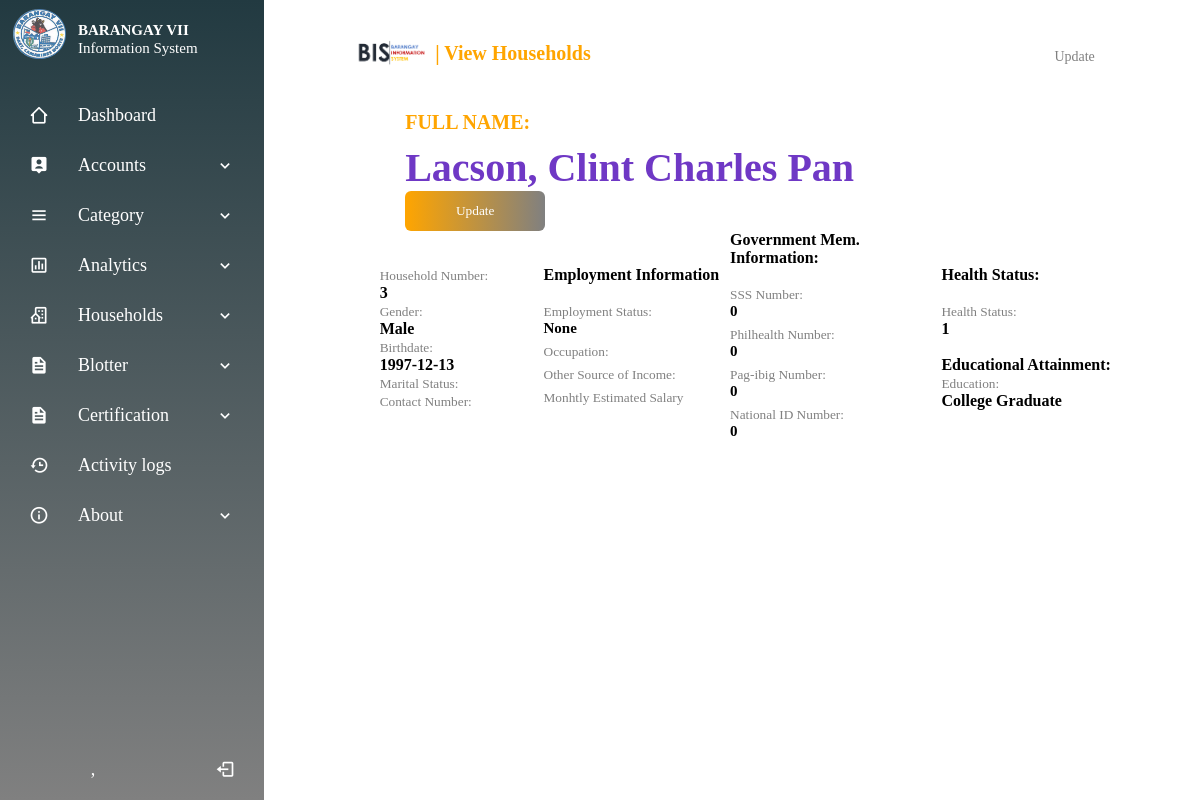
Page /viewresident.php?id=8 on the committed database.
### tables this page shows
CREATE TABLE `residents` (
  `id` int(10) NOT NULL,
  `householdid` int(15) NOT NULL,
  `purok` int(10) NOT NULL,
  `lname` varchar(50) NOT NULL,
  `fname` varchar(50) NOT NULL,
  `mname` varchar(50) NOT NULL,
  `ext` varchar(50) NOT NULL,
  `birthdate` varchar(50) NOT NULL,
  `gender` varchar(50) NOT NULL,
  `employstat` varchar(50) NOT NULL,
  `occupation` varchar(50) NOT NULL,
  `osi` varchar(50) NOT NULL,
  `salary` varchar(50) NOT NULL,
  `healthstat` varchar(50) NOT NULL,
  `maritalstatus` varchar(50) NOT NULL,
  `sss` varchar(50) NOT NULL,
  `philheath` varchar(50) NOT NULL,
  `pagibig` varchar(50) NOT NULL,
  `naid` varchar(50) NOT NULL,
  `contactno` varchar(50) NOT NULL,
  `education` varchar(50) NOT NULL,
  `role` varchar(50) NOT NULL,
  `position` varchar(50) NOT NULL
);

### viewresident.php (the view, shortened to what this page needs)
<!DOCTYPE html>
<html lang="en">
<head>
    <link rel="stylesheet" href="css/viewuser.css">
    <link rel="stylesheet" href="css/allmaster.css">
    <link rel="stylesheet" href="css/font.css">
</head>
<?php
    require('configOne.php');
        $id=$_REQUEST['id'];
        $query = "SELECT * from residents where id='".$id."'";
        $result = mysqli_query($conn, $query) or die ($mysqli_error());
        $row = mysqli_fetch_assoc($result);
?>
<body>
    <?php include 'navigation.php' ?>
    <section class="home-section">
    <div class="container">
        <div class="navbar">
            <img src="css/images/SystemLogo.png" class="logo"> <h3> | View Households</h3>
                <navList>
                    <ulist id="menuList">
                        <list><a href="editdhouseholds.php?id=<?php echo $row['id']; ?>">Update</a></list>
                    </ulist>
                </navList>
        </div>
        <div class="row">
            <div class="col-1">
                <h3>Full Name:</h3>
                <h2><?php echo $row['lname']; ?>, <?php echo $row['fname']; ?> <?php echo $row['mname']; ?></h2>
                <button type="button"><a href="addresident.php?id=<?php echo $row['id']; ?>">Update</a><img src="css/images/arrow.png"></button>
            </div>
        </div>
        <div class="row">
            <div class="col-2">
                <div class="details">
                    <small>Household Number:</small>
                    <h4><?php echo $row['householdid']; ?></h4>
                    <small>Gender:</small>
                    <h4><?php echo $row['gender']; ?></h4>
                    <small>Birthdate:</small>
                    <h4><?php echo $row['birthdate']; ?></h4>
                    <small>Marital Status:</small>
                    <small>Contact Number:</small>
                </div>
            </div>
            <div class="col-2">
                    <div class="details">
                       <h4>Employment Information</h4><br>
                        <small>Employment Status:</small>
                        <p><?php echo $row['employstat']; ?></p>
                        <small>Occupation:</small>
                        <small>Other Source of Income:</small>
                        <small>Monhtly Estimated Salary</small>
                    </div>
            </div>
            <div class="col-2">
                    <div class="details">
                    <h4>Government Mem. Information:</h4><br>
                    <small>SSS Number:</small>
                    <p><?php echo $row['sss']; ?></p>
                    <small>Philhealth Number:</small>
                    <p><?php echo $row['philheath']; ?></p>
                    <small>Pag-ibig Number:</small>
                    <p><?php echo $row['pagibig']; ?></p>
                    <small>National ID Number:</small>
                    <p><?php echo $row['naid']; ?></p>
                    </div>
            </div>
            <div class="col-2">
                    <div class="details">
                    <h4>Health Status:</h4><br>
                    <small>Health Status:</small>
                    <h4><?php echo $row['healthstat']; ?></h4><br>
                    <h4>Educational Attainment:</h4>
                    <small>Education:</small>
                    <h4><?php echo $row['education']; ?></h4>
                    </div>
            </div>
        </div>
    </div>
    </section>
</body>
</html>

### css/viewuser.css (style rules this page uses)
body { margin: 0; padding: 0; font-family: outfit; box-sizing: border-box; }
.container { width: 100%; min-height: 100vh; padding-left: 8%; padding-right: 8%; box-sizing: border-box; overflow:hidden; }
.navbar { width: 100%; display: flex; align-items: center; }
.navbar h3 { font-size: 20px; font-weight: bold; color:orange; margin: 10px 0 5px; text-transform: capitalize; text-align: left; margin-bottom: 15px; }
.logo { width: 100px; cursor: pointer; margin: 30px 0; }
navList { flex: 1; text-align: right; background: none; }
navList ulist list { list-style: none; display: inline-block; margin-right: 30px; background: none; }
navList ulist list a { text-decoration: none; color: grey; font-size: 14px; background: none; }
.row { display: flex; justify-content: space-between; align-items: center; }
.col-1 { flex-basis: 80%; position: relative; margin-right: none; margin-left: 70px; }
.col-1 h2 { font-size: 40px; color: #6F38C5; text-transform: capitalize; }
.col-1 h3 { font-size: 20px; color:orange; font-weight: bold; margin: 0px 0 10px; text-transform: uppercase; }
button { width: 140px; border: 0; padding: 12px 10px; outline:none; color: #ffff; background: linear-gradient(to right, orange, grey); border-radius: 6px; cursor: pointer; transition: width 0.5s; }
button a { text-decoration: none; color: #fff; }
.col-1::after { content: ''; width: 10px; height: 57%; background: linear-gradient( orange, grey); border-radius: 6px; position: absolute; left: -40px; top: 25px; visibility:hidden; }
.col-2 { flex-basis: 60%; position: relative; flex-basis: none; display: flex; align-items: center; justify-content: center; }
.col-2::after { content: ''; width: 10px; height: 100%; background: linear-gradient(orange, grey); border-radius: 6px; position: absolute; left: -20px; visibility:hidden; }
.col-2 .details { position: relative; display: block; align-items: left; }
.details p { margin: 0 0 5px 0px; font-size: 15px; font-weight: bold; }
.details small { color: grey; }

### css/allmaster.css (style rules this page uses)
.container { animation: transitionIn 0.85s; }

### css/cssNav/style.css (style rules this page uses)
* { margin: 0; padding: 0; box-sizing: border-box; font-family: Outfit; }
.home-section { position: relative; height: 100vh; left: 260px; width: calc(100% - 260px); transition: all 0.5s ease; }

### rows in the picture
residents: lname "Lacson", fname "Clint Charles", mname "Pan", householdid "3", gender "Male", birthdate "1997-12-13", employstat "None", sss "0", philheath "0", pagibig "0", naid "0", healthstat "1", education "College Graduate"
